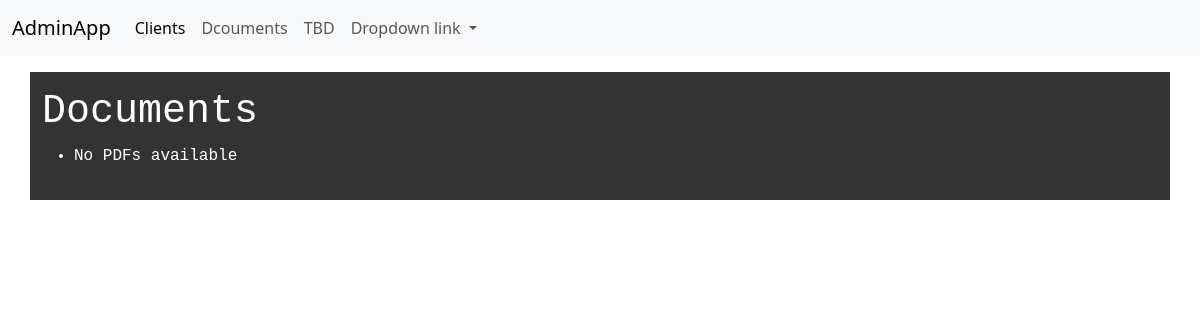
/manage/documents/ (signed in), run on an earlier commit of the app's database.
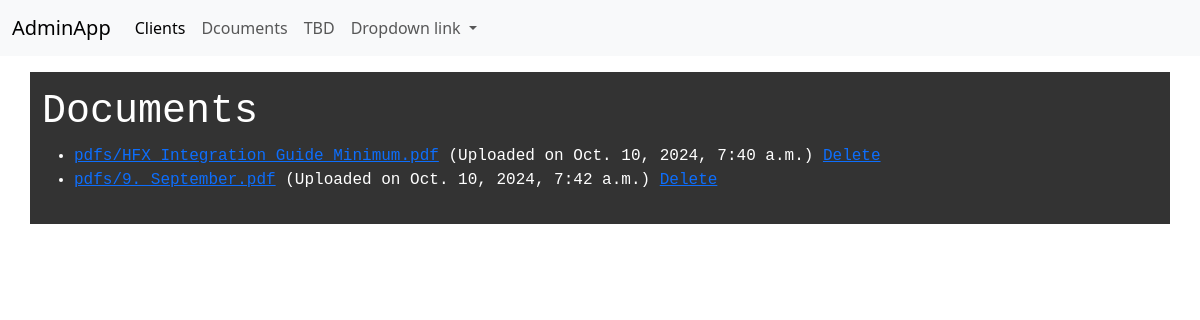
And on a later commit of the database.
### client_app/models.py (models this page shows, shortened)
class ClientUserPDF(models.Model):
    user = models.ForeignKey(User, on_delete=models.CASCADE)  # Many-to-One relationship
    pdf = models.FileField(upload_to='pdfs/')
    uploaded_at = models.DateTimeField(auto_now_add=True)

### admin_app/views.py (the view)
# urls.py: path('documents/', views.document_view, name='admin_documents'),
@login_required
def document_view(request):
    if request.user.is_superuser:
        user_pdfs = ClientUserPDF.objects.all()
        return render(request, 'admin_app/documents.html', {"user_pdfs": user_pdfs})

### admin_app/templates/admin_app/documents.html
{% extends "admin_app/base.html" %}
{% block content %}
<h1>Documents</h1>
<ul>
    {% for pdf in user_pdfs %}
        <li>
            <a href="{{ pdf.pdf.url }}" download>{{ pdf.pdf.name }}</a>
            (Uploaded on {{ pdf.uploaded_at }})
            <a href="{% url 'admin_delete_pdf' pdf.id %}" class="delete-button">Delete</a>
        </li>
    {% empty %}
        <li>No PDFs available</li>
    {% endfor %}
</ul>
{% endblock content %}

What changed in the data, as far as the page shows it:
added ClientUserPDF: pdf.name "pdfs/HFX_Integration_Guide_Minimum.pdf", uploaded_at "Oct. 10, 2024, 7:40 a.m."
added ClientUserPDF: pdf.name "pdfs/9._September.pdf", uploaded_at "Oct. 10, 2024, 7:42 a.m."
Also different on the page:
text no longer shown: "No PDFs available"
